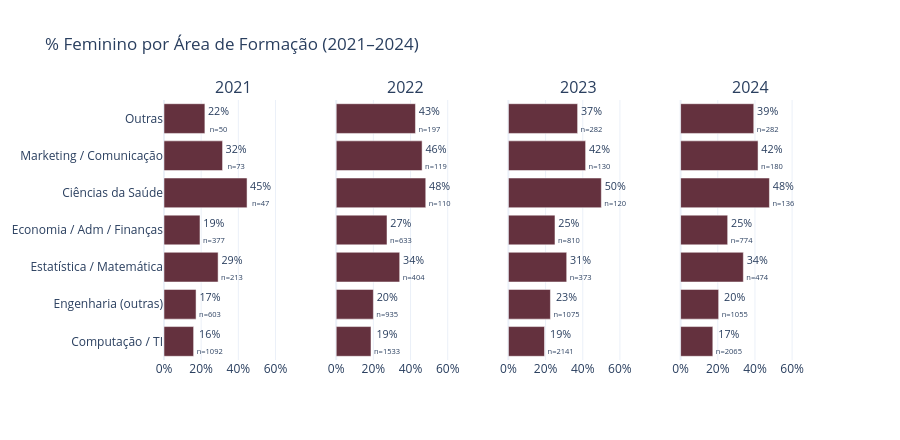

The notebook cell saved with this chart:
### Markdown cell above
### 2.6 — Área de formação por gênero

### Code cell
AREA_ORDEM = [
    'Computação / TI', 'Engenharia (outras)', 'Estatística / Matemática',
    'Economia / Adm / Finanças', 'Ciências da Saúde', 'Marketing / Comunicação', 'Outras',
]

fig = subplots_pct_fem(
    df, 'area_formacao', AREA_ORDEM,
    '% Feminino por Área de Formação (2021–2024)',
    height=440,
)
fig.show()

### Figure 1 — Plotly figure (JSON) as saved in the notebook; plotly's stock layout.template omitted (floating-point values rounded to 4 significant figures)
{"data": [{"marker": {"color": "#64313E"}, "orientation": "h", "showlegend": false, "text": ["16%<br><sub>n=1092</sub>", "17%<br><sub>n=603</sub>", "29%<br><sub>n=213</sub>", "19%<br><sub>n=377</sub>", "45%<br><sub>n=47</sub>", "32%<br><sub>n=73</sub>", "22%<br><sub>n=50</sub>"], "textposition": "outside", "type": "bar", "x": [15.93, 17.25, 29.11, 19.36, 44.68, 31.51, 22], "xaxis": "x", "y": ["Computação / TI", "Engenharia (outras)", "Estatística / Matemática", "Economia / Adm / Finanças", "Ciências da Saúde", "Marketing / Comunicação", "Outras"], "yaxis": "y"}, {"marker": {"color": "#64313E"}, "orientation": "h", "showlegend": false, "text": ["19%<br><sub>n=1533</sub>", "20%<br><sub>n=935</sub>", "34%<br><sub>n=404</sub>", "27%<br><sub>n=633</sub>", "48%<br><sub>n=110</sub>", "46%<br><sub>n=119</sub>", "43%<br><sub>n=197</sub>"], "textposition": "outside", "type": "bar", "x": [18.72, 20, 34.16, 27.33, 48.18, 46.22, 42.64], "xaxis": "x2", "y": ["Computação / TI", "Engenharia (outras)", "Estatística / Matemática", "Economia / Adm / Finanças", "Ciências da Saúde", "Marketing / Comunicação", "Outras"], "yaxis": "y2"}, {"marker": {"color": "#64313E"}, "orientation": "h", "showlegend": false, "text": ["19%<br><sub>n=2141</sub>", "23%<br><sub>n=1075</sub>", "31%<br><sub>n=373</sub>", "25%<br><sub>n=810</sub>", "50%<br><sub>n=120</sub>", "42%<br><sub>n=130</sub>", "37%<br><sub>n=282</sub>"], "textposition": "outside", "type": "bar", "x": [19.43, 22.6, 31.37, 25.06, 50, 41.54, 37.23], "xaxis": "x3", "y": ["Computação / TI", "Engenharia (outras)", "Estatística / Matemática", "Economia / Adm / Finanças", "Ciências da Saúde", "Marketing / Comunicação", "Outras"], "yaxis": "y3"}, {"marker": {"color": "#64313E"}, "orientation": "h", "showlegend": false, "text": ["17%<br><sub>n=2065</sub>", "20%<br><sub>n=1055</sub>", "34%<br><sub>n=474</sub>", "25%<br><sub>n=774</sub>", "48%<br><sub>n=136</sub>", "42%<br><sub>n=180</sub>", "39%<br><sub>n=282</sub>"], "textposition": "outside", "type": "bar", "x": [17.34, 20.47, 33.76, 25.32, 47.79, 41.67, 39.36], "xaxis": "x4", "y": ["Computação / TI", "Engenharia (outras)", "Estatística / Matemática", "Economia / Adm / Finanças", "Ciências da Saúde", "Marketing / Comunicação", "Outras"], "yaxis": "y4"}], "layout": {"annotations": [{"font": {"size": 16}, "showarrow": false, "text": "2021", "x": 0.1062, "xanchor": "center", "xref": "paper", "y": 1, "yanchor": "bottom", "yref": "paper"}, {"font": {"size": 16}, "showarrow": false, "text": "2022", "x": 0.3688, "xanchor": "center", "xref": "paper", "y": 1, "yanchor": "bottom", "yref": "paper"}, {"font": {"size": 16}, "showarrow": false, "text": "2023", "x": 0.6313, "xanchor": "center", "xref": "paper", "y": 1, "yanchor": "bottom", "yref": "paper"}, {"font": {"size": 16}, "showarrow": false, "text": "2024", "x": 0.8938, "xanchor": "center", "xref": "paper", "y": 1, "yanchor": "bottom", "yref": "paper"}], "height": 440, "legend": {"orientation": "h", "x": 1, "xanchor": "right", "y": 1.02}, "title": {"text": "% Feminino por Área de Formação (2021–2024)"}, "xaxis": {"anchor": "y", "domain": [0, 0.2125], "range": [0, 75], "ticksuffix": "%"}, "xaxis2": {"anchor": "y2", "domain": [0.2625, 0.475], "range": [0, 75], "ticksuffix": "%"}, "xaxis3": {"anchor": "y3", "domain": [0.525, 0.7375], "range": [0, 75], "ticksuffix": "%"}, "xaxis4": {"anchor": "y4", "domain": [0.7875, 1], "range": [0, 75], "ticksuffix": "%"}, "yaxis": {"anchor": "x", "domain": [0, 1]}, "yaxis2": {"anchor": "x2", "domain": [0, 1], "matches": "y", "showticklabels": false}, "yaxis3": {"anchor": "x3", "domain": [0, 1], "matches": "y", "showticklabels": false}, "yaxis4": {"anchor": "x4", "domain": [0, 1], "matches": "y", "showticklabels": false}}}
